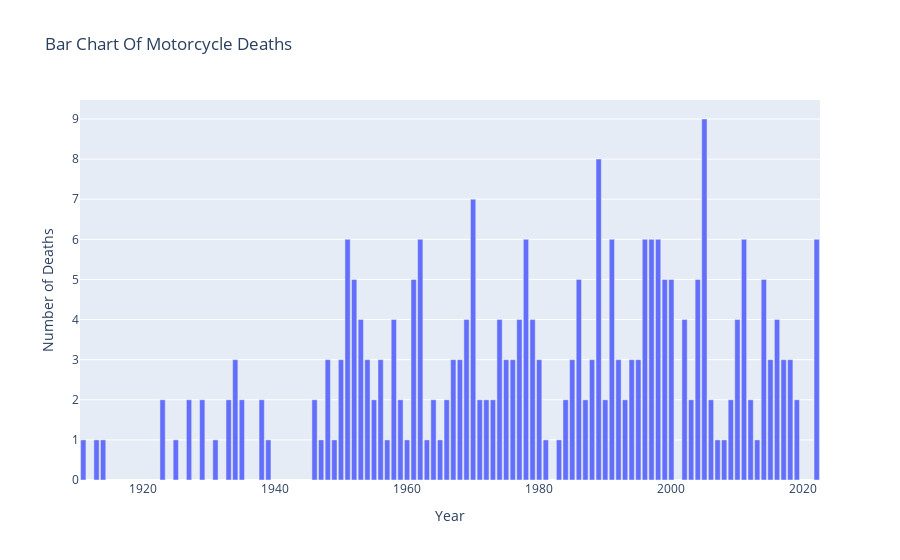

Notebook code cell kept with this figure:
### Markdown cell above
Using categorical plotting techniques, we will create a plot in plotly that displays the number of deaths per year.

### Code cell
# Creating the frequency distribution of the Year column
counts = race_data['Year'].value_counts()
# Creating a bar chart and assigning values to the x and y axis
trace= go.Bar(x = counts.index, y=counts.values)
# Creating the labels for x and y axis
layout = go.Layout(xaxis=dict(title='Year'), yaxis=dict(title='Number of Deaths'))
# Assigning those values to the figure.
fig = go.Figure(data=[trace], layout = layout)
# Adding the plot title
fig.update_layout(title_text='Bar Chart Of Motorcycle Deaths')
# Displaying the plot
fig.show()

### Figure 1 — Plotly figure (JSON) as saved in the notebook; plotly's stock layout.template omitted (floating-point values rounded to 4 significant figures)
{"data": [{"type": "bar", "x": [2005, 1989, 1970, 1998, 1978, 1962, 1991, 1951, 1996, 1997, 2022, 2011, 1952, 2000, 1999, 2004, 2014, 1961, 1986, 1969, 1977, 1979, 1958, 2002, 1953, 1974, 2010, 2016, 2015, 1992, 1988, 1994, 2017, 1985, 1980, 2018, 1995, 1975, 1976, 1948, 1968, 1934, 1967, 1954, 1950, 1956, 1972, 1993, 1973, 1938, 2012, 1946, 2003, 1935, 2006, 1955, 1990, 2009, 1959, 1987, 1929, 1927, 1984, 1923, 1964, 1966, 2019, 1971, 1933, 2013, 1925, 1931, 1914, 1949, 2008, 2007, 1939, 1947, 1957, 1960, 1963, 1983, 1981, 1965, 1913, 1911], "y": [9, 8, 7, 6, 6, 6, 6, 6, 6, 6, 6, 6, 5, 5, 5, 5, 5, 5, 5, 4, 4, 4, 4, 4, 4, 4, 4, 4, 3, 3, 3, 3, 3, 3, 3, 3, 3, 3, 3, 3, 3, 3, 3, 3, 3, 3, 2, 2, 2, 2, 2, 2, 2, 2, 2, 2, 2, 2, 2, 2, 2, 2, 2, 2, 2, 2, 2, 2, 2, 1, 1, 1, 1, 1, 1, 1, 1, 1, 1, 1, 1, 1, 1, 1, 1, 1]}], "layout": {"title": {"text": "Bar Chart Of Motorcycle Deaths"}, "xaxis": {"title": {"text": "Year"}}, "yaxis": {"title": {"text": "Number of Deaths"}}}}
